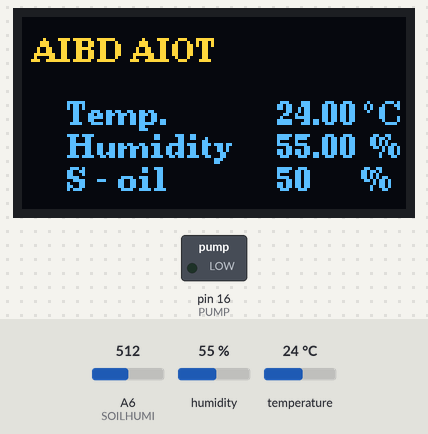
This sketch was run on a simulated Arduino Nano, built with avr-gcc and run on an emulated ATmega328P. Parts: 128×64 one-colour display, switched loads named in the sketch (green lamp = pin HIGH). The test bench sets the inputs (shaded band); at power-on: A6 (SOILHUMI) = 512, humidity 55 %, temperature 24 °C. The OLED is the two-colour kind (top 16 rows yellow).

Above: at 6.9 s.
7.0 s: A6 (SOILHUMI) set to 699
At 10.2 s:
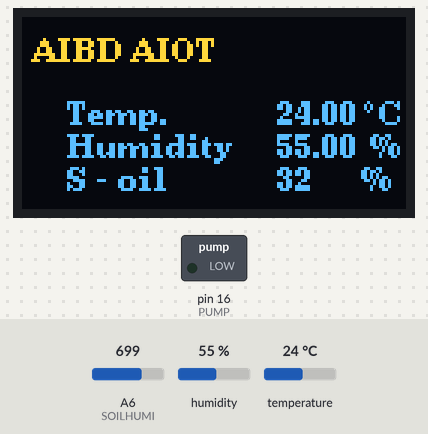
11.6 s: A6 (SOILHUMI) set to 732
At 12.8 s:
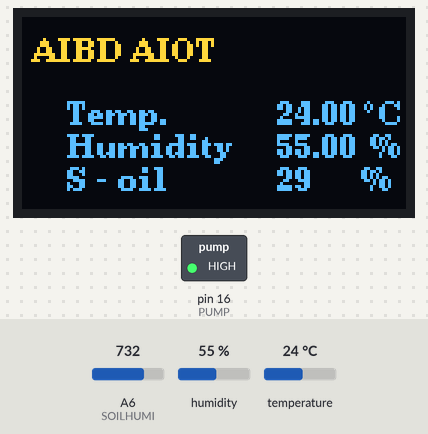
16.2 s: humidity set to 22 %
At 19.1 s:
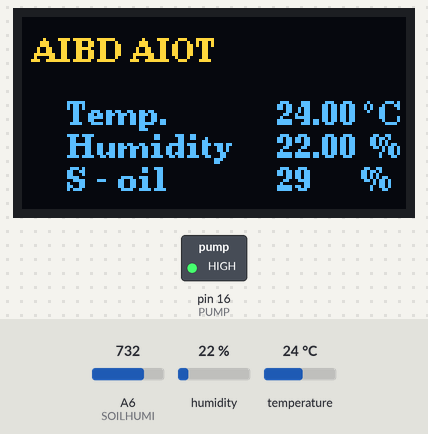
20.8 s: temperature set to 12 °C
At 23.0 s:
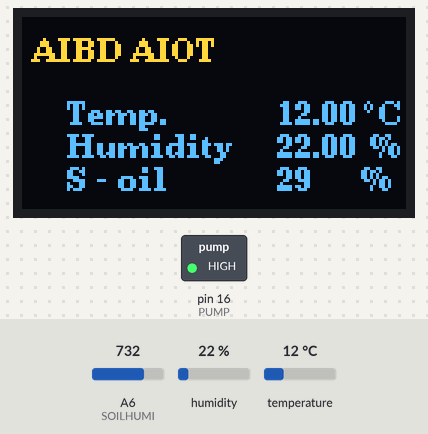
25.4 s: humidity set to 40 %
At 29.3 s:
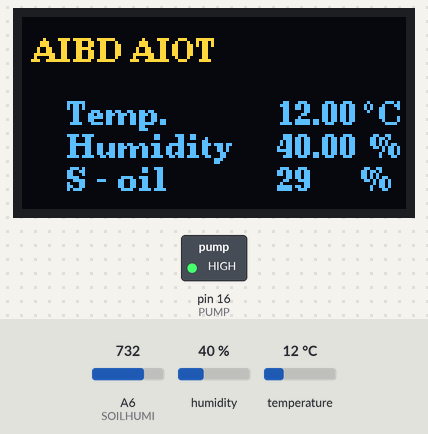
30.0 s: A6 (SOILHUMI) set to 716
At 31.9 s:
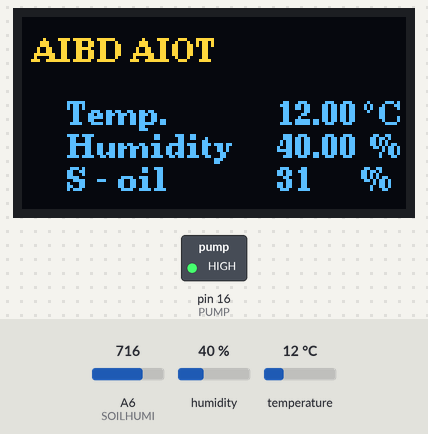
Timing chart, 0 to 33.4 s (numbered marks = the images above; inputs shaded):
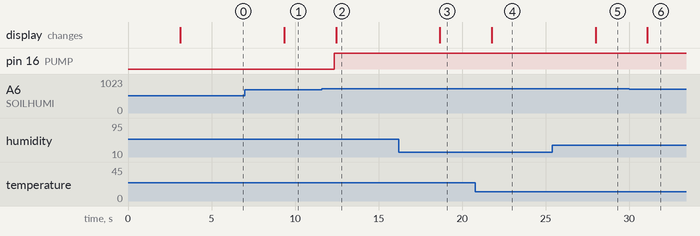

Measured:
- the behaviour switches between 716 and 717 on A6 (SOILHUMI) (found by bisection; images 1 and 2)
- after the input at 7.0 s, the display: changes after 2.4 s (image 1)
- after the input at 11.6 s, pin 16 (PUMP): LOW → HIGH after 0.76 s; the display: changes after 0.86 s (image 2)
- after the input at 16.2 s, the display: changes after 2.5 s (image 3)
- after the input at 20.8 s, the display: changes after 0.98 s (image 4)
- after the input at 25.4 s, the display: changes after 2.6 s (image 5)
- after the input at 30.0 s, the display: changes after 1.1 s (image 6)

The sketch:

HW2.ino
```cpp
#include <U8g2lib.h>
#include "DHT.h"
U8G2_SH1106_128X64_NONAME_F_HW_I2C u8g2(U8G2_R0, /* reset=*/U8X8_PIN_NONE);
#define DHTPIN A1
#define DHTTYPE DHT22
#define PUMP 16
#define SOILHUMI A6

DHT dht(DHTPIN, DHTTYPE);
uint32_t DataCaptureDelay = 3000;
uint32_t DataCapture_ST = 0;
float Temp;
float Humi;
float pump;
int Soilhumi = 0;
void setup() {
  dht.begin();
//DHT 센서 초기화
    u8g2.begin();
//OLED 디스플레이 초기화
    DataCapture_ST = millis();
//데이터 캡처 시작 시간 초기화
    pinMode(PUMP, OUTPUT);
}
void loop() {
  if ((millis() - DataCapture_ST) > DataCaptureDelay) {  // 지정한 시간마다 데이터 캡처
    Humi = dht.readHumidity();                           // DHT 센서에서 습도 값 측정
    Temp = dht.readTemperature();                        // DHT 센서에서 온도 값 측정
    Soilhumi = map(analogRead(SOILHUMI), 0, 1023, 100, 0);
    if (isnan(Humi) || isnan(Temp)) {                         // 만약 DHT 센서에서 읽어온 값이 NaN이라면,
      Serial.println(F("Failed to read from DHT sensor !"));  // 시리얼 모니터에 오류 메시지 출력
      return;                                                 // 다음 루프로 진행하지 않고 바로 함수를 빠져나옴
    }
    if (Soilhumi <= 30) {
      digitalWrite(PUMP, HIGH);
       // 30도 이하이면 PUMP 동작
    } else if (Soilhumi > 60) {
      digitalWrite(PUMP, LOW);
        // 25도 이상이면  PUMP OFF
    }
    // SoftPWM.set(Soilhumi);
    // }
     OLEDdraw();                 // OLED 디스플레이에 데이터 출력
    DataCapture_ST = millis();  // 데이터 캡처 시작 시간 재설정
  }

  }
  void OLEDdraw() {                      // OLED 디스플레이에 데이터 출력하는 함수
    u8g2.clearBuffer();                  // 이전에 디스플레이에 출력된 내용을 지우기
    u8g2.setFont(u8g2_font_ncenB08_te);  // 폰트 설정
  u8g2.drawStr(1, 15, " AIBD AIOT");   // “AIBD AIOT”이라는 문자열과, 온도, 습도, 토양습도를 나타내는 문자열을 디스플레이에 출력
    u8g2.drawStr(15, 36, "Temp.");
    u8g2.setCursor(85, 36);  // 출력 위치를 설정
    u8g2.print(Temp);        // 온도, 습도, 토양습도 값을 출력
    u8g2.drawStr(114, 36, "\xb0");
    u8g2.drawStr(119, 36, "C");
    u8g2.drawStr(15, 47, "Humidity");
    u8g2.setCursor(85, 47);
    u8g2.print(Humi);
    u8g2.drawStr(116, 47, "%");
    u8g2.drawStr(15, 58, "S - oil");
    u8g2.setCursor(85, 58);
    u8g2.print(Soilhumi);
    u8g2.drawStr(113, 58, "%");
    u8g2.sendBuffer();  // 호출하여 디스플레이에 내용을 출력
  }
```
